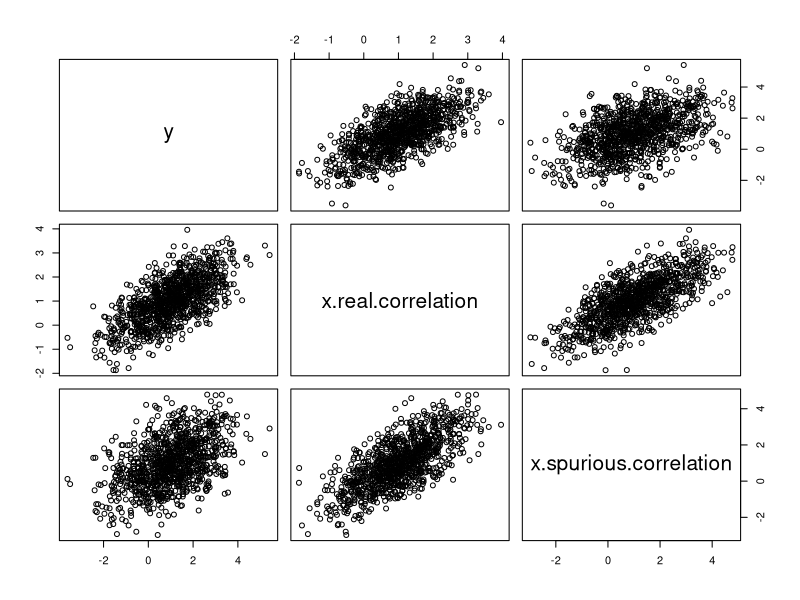

The R script that drew this image: (Note: this script raises an error after producing the figure.)
# homework

## 5M1 - simulate spurious correlations

# generate observations
trials <- 1e3
x.real.correlation <- rnorm(n = trials, mean = 1, sd = 1)
x.spurious.correlation <- rnorm(n = trials, mean = x.real.correlation)
y <- rnorm(n = trials, mean = x.real.correlation)

# plot correlations
df <- data.frame(y = y, x.real.correlation = x.real.correlation, x.spurious.correlation = x.spurious.correlation)
pairs(df)

# buid model, inspect results
model <- lm(y ~ x.real.correlation + x.spurious.correlation)
precis(model)

## 5M2 - simulate masked variable relationships

# generate observations
trials <- 1e3
rho <- .7
x.postive <- rnorm(n = trials)
x.negative <- rnorm(n = trials, mean = x.postive * rho, sd = sqrt(1 - rho^2))
y <- rnorm(n = trials, mean = x.postive - x.negative)

# plot correlations
df <- data.frame(y = y, x.postive = x.postive, x.negative = x.negative)
pairs(df)

# build models, inspect results
model <- lm(y ~ x.postive + x.negative)
precis(model)
